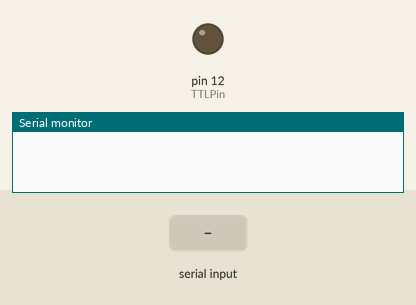
Bench run of a sketch on a simulated Arduino Uno, built with avr-gcc and run on an emulated ATmega328P. On the bench: output pins drawn as LEDs (lit = HIGH), the last lines printed to the serial monitor. Dashed ring = blinking. The test bench sets the inputs (shaded band). Pins used as bus, display or sensor lines are not drawn.

Above: at 1.2 s.
1.3 s: "s\n" received over Serial
At 7.2 s:
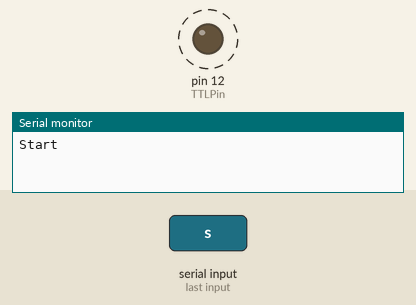
7.3 s: "p\n" received over Serial
At 7.8 s:
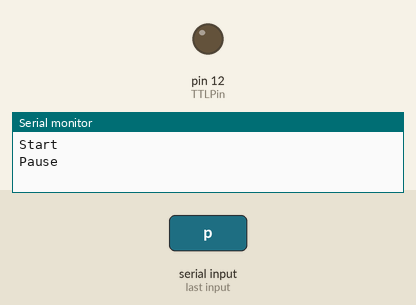
Timing chart, 0 to 10.3 s (numbered marks = the images above; inputs shaded):
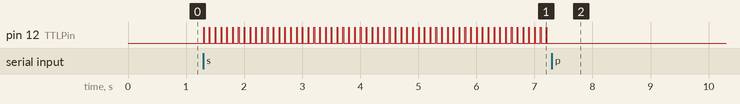

The sketch:

Laser_Pulse_Control.ino
```cpp
/*
Keyboard Commands:
s - start
p - pause
 */
String inputString = "";         // a string to hold incoming data
boolean stringComplete = false;  // whether the string is complete
const int TTLPin = 12;           // Pulse pin
const int LaserTriggerPin=11;
boolean StimStatus = false;      // Stim is on or off
int letterCount;

void setup() {
  // initialize serial:
  Serial.begin(9600);
  // reserve 200 bytes for the inputString:
  inputString.reserve(200);
  pinMode(TTLPin, OUTPUT);
  pinMode(LaserTriggerPin, OUTPUT);
}

void loop() {
  // print the string when a newline arrives:
  if (stringComplete) {
    // clear the string:
    if (inputString[0]=='s') {
      Serial.println("Start");
      StimStatus = true;
//      delay(5000);
//    digitalWrite(TTLPin, HIGH);   // turn Sync TTL on
//    digitalWrite(LaserTriggerPin, HIGH);   // trigger laser
//    delay(25);              // wait for a second
//    digitalWrite(TTLPin, LOW);    // turn Sync TTL off
//    digitalWrite(LaserTriggerPin, LOW);    // end laser pulse
//    delay(100);
    }
    else if (inputString[0]=='p') { // inputString.equalsIgnoreCase("p")
      Serial.println("Pause");
      StimStatus = false;
    }
    else {
      for (letterCount = 0; letterCount < sizeof(inputString) - 1; letterCount++){
        Serial.print(letterCount, DEC);
        Serial.print(" = ");
        Serial.write(inputString[letterCount]);
        Serial.println();
      }
//      Serial.println(sizeof(inputString));
//      Serial.println(StimStatus);
    }
    inputString = "";
    stringComplete = false;
  }

  if (StimStatus==true) {
//    Serial.println("Pulse");
    digitalWrite(TTLPin, HIGH);   // turn Sync TTL on
    digitalWrite(LaserTriggerPin, HIGH);   // trigger laser
    delay(10);              // wait for a second
    digitalWrite(TTLPin, LOW);    // turn Sync TTL off
    digitalWrite(LaserTriggerPin, LOW);    // end laser pulse
    delay(90);
  }
}

void serialEvent() {
  while (Serial.available()) {
    // get the new byte:
    char inChar = (char)Serial.read();
    // add it to the inputString:
    inputString += inChar;
    // if the incoming character is a newline, set a flag
    // so the main loop can do something about it:
    if (inChar == '\n') {
      stringComplete = true;
    }
  }
}
```

Measured:
- after the input at 1.3 s, pin 12 (TTLPin): alternates HIGH for 0.01 s and LOW for 0.09 s, starting at once
- after the input at 7.3 s, pin 12 (TTLPin): stops changing and stays LOW
